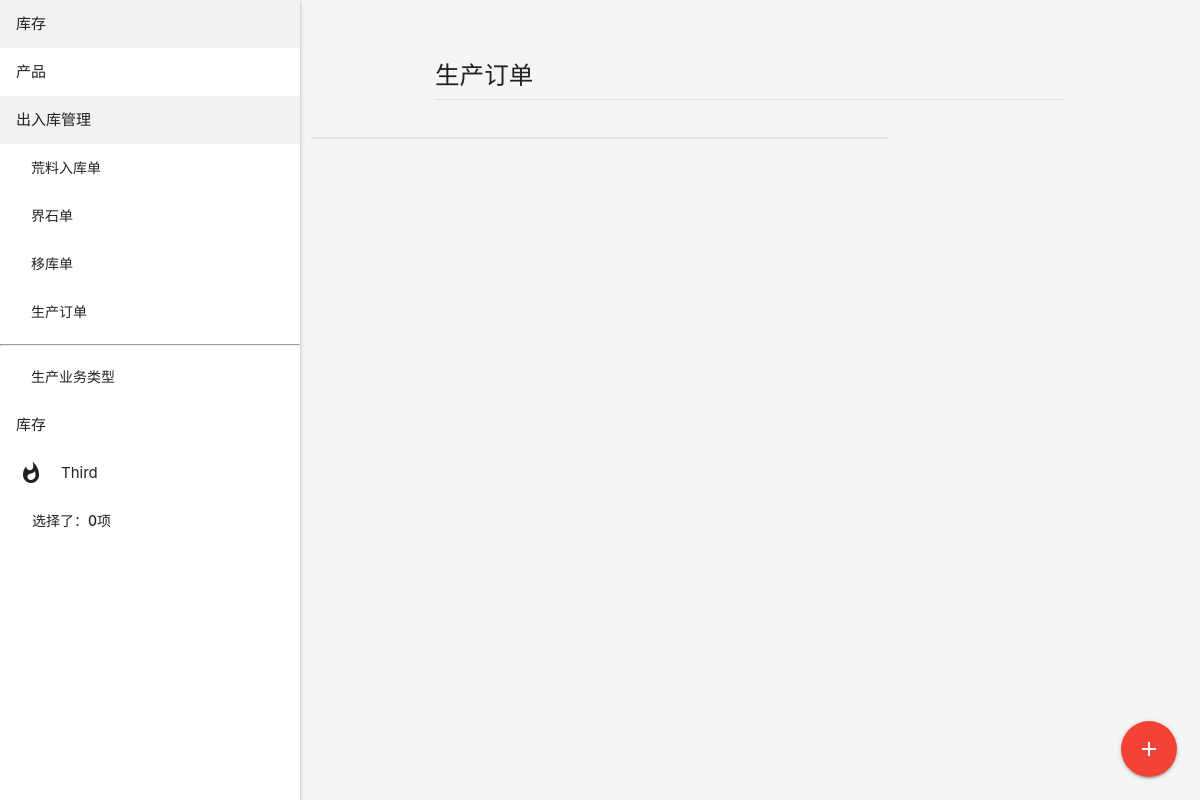
/mrp/production/, run on an earlier commit of the app's database.
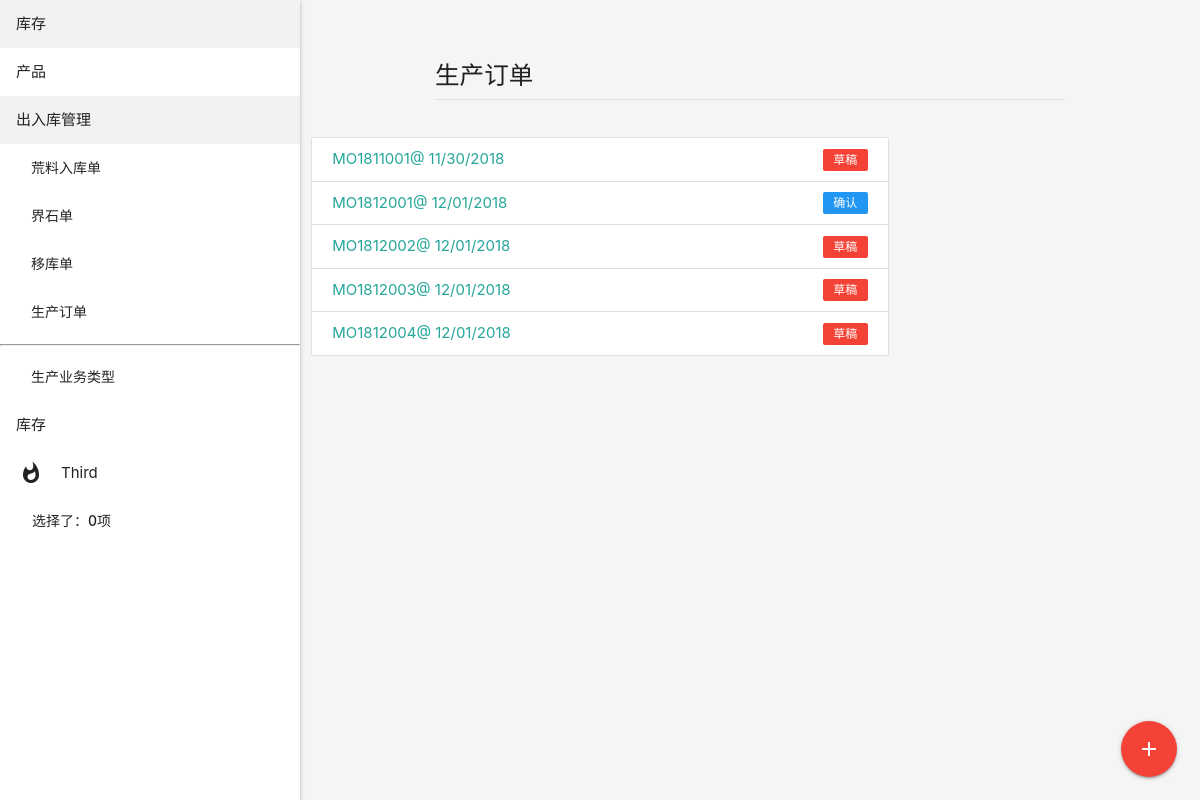
And on a later commit of the database.
### mrp/models/production.py (models this page shows, shortened)
class ProductionOrder(MrpOrderAbstract):
    order = OrderField(order_str='MO', blank=True, verbose_name='单号', default='New', max_length=20)
    production_type = models.ForeignKey(ProductionType, on_delete=models.CASCADE, verbose_name='业务类型',
                                        limit_choices_to={'activate': True})
    class Meta:
        verbose_name = '生产订单'
    def get_absolute_url(self):
        return reverse('production_detail', args=[self.id])

### mrp/views.py (the view)
# urls.py: path('production/', views.ProductionOrderListView.as_view(), name='production_list'),
class ProductionOrderListView(ListView):
    model = ProductionOrder

### cart/cart.py (called while the page is built)
    def __len__(self):
        return len(self.cart)

### cart/context_processors.py (called while the page is built)
def cart(request):
    return {'cart': Cart(request)}

### mrp/models/base.py (called while the page is built)
    def __str__(self):
        return self.order

### mrp/templates/mrp/productionorder_list.html
{% extends "mrp/list.html" %}
{% block add_url %}
    {% url "production_create" %}
{% endblock %}
{% block headline %}
    生产订单
{% endblock %}

### mrp/templates/mrp/list.html
{% extends 'list.html' %}
{% block content %}
    <div class="collection">
        {% for object in object_list %}
            <a href="{{ object.get_absolute_url }}" class="collection-item">
                <span class="new badge {% if object.state == 'draft' %}red{% elif object.state == 'cancel' %}default{% else %}blue{% endif %}"
                    data-badge-caption="{{ object.get_state_display }}"></span>{{ object }}<span>@
                {{ object.created|date:"SHORT_DATE_FORMAT" }}</span>
            </a>
        {% endfor %}
    </div>
    <div class="fixed-action-btn">
        <a href="{% block add_url %}{% endblock %}" class="btn-floating btn-large red">
            <i class="large material-icons">add</i>
        </a>
    </div>
{% endblock %}

What changed in the data, as far as the page shows it:
added ProductionOrder: order "MO1811001", created "11/30/2018"
added ProductionOrder: order "MO1812001", created "12/01/2018"
added ProductionOrder: order "MO1812002", created "12/01/2018"
added ProductionOrder: order "MO1812003", created "12/01/2018"
added ProductionOrder: order "MO1812004", created "12/01/2018"
